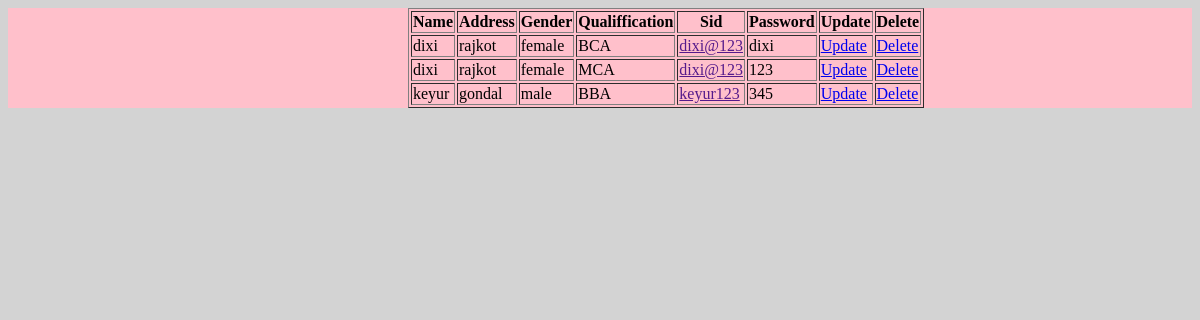
The app's page /showall.php with its own data.
### tables this page shows
CREATE TABLE `stud` (
  `name` varchar(30) NOT NULL,
  `address` varchar(50) NOT NULL,
  `gender` varchar(20) NOT NULL,
  `qualification` varchar(5) NOT NULL,
  `sid` varchar(10) NOT NULL,
  `password` varchar(15) NOT NULL
);

### showall.php (the view)
<html>
<head>
	<link rel="stylesheet" type="text/css" href="allcss.css">
</head>
<body id="homebody">
	<div id="homeid1">
		<?php
			$con= new mysqli("localhost", "root", "", "dixi");
			$sel="select * from stud";
			$rs=$con->query($sel);
			echo "<table border=1>";
			echo "<tr><th>Name</th><th>Address</th><th>Gender</th><th>Qualiffication</th><th>Sid</th><th>Password</th><th>Update</th><th>Delete</th></tr>";
			for (;$row=$rs->fetch_assoc();)
			{
				echo "<tr>";
				echo "<td>". $row['name']. "</td>";
				echo "<td>". $row['address']. "</td>";
				echo "<td>". $row['gender']. "</td>";
				echo "<td>". $row['qualification']. "</td>";
				echo "<td><a href=''>". $row['sid']. "</a></td>";
				echo "<td>". $row['password']. "</td>";
				echo "<td><a href='myprofile.php?x=".$row['sid']." '>Update</a></td>";
				?>
				<td><a href="deleterecord.php?x=<?php echo $row['sid']?>" onclick="return confirm('are you sure')">Delete</a></td>
				<?php
				echo "</tr>";
			}
			echo "</table>";
		?>
	</div>
</body>
</html>

### allcss.css (style rules this page uses)
#homebody { background-color: lightgray; }
#homeid1 { background-color: pink; padding-left: 400px; }

### records on screen
stud: name "dixi", address "rajkot", gender "female", qualification "BCA", sid "dixi@123", password "dixi"
stud: name "dixi", address "rajkot", gender "female", qualification "MCA", sid "dixi@123", password "123"
stud: name "keyur", address "gondal", gender "male", qualification "BBA", sid "keyur123", password "345"
